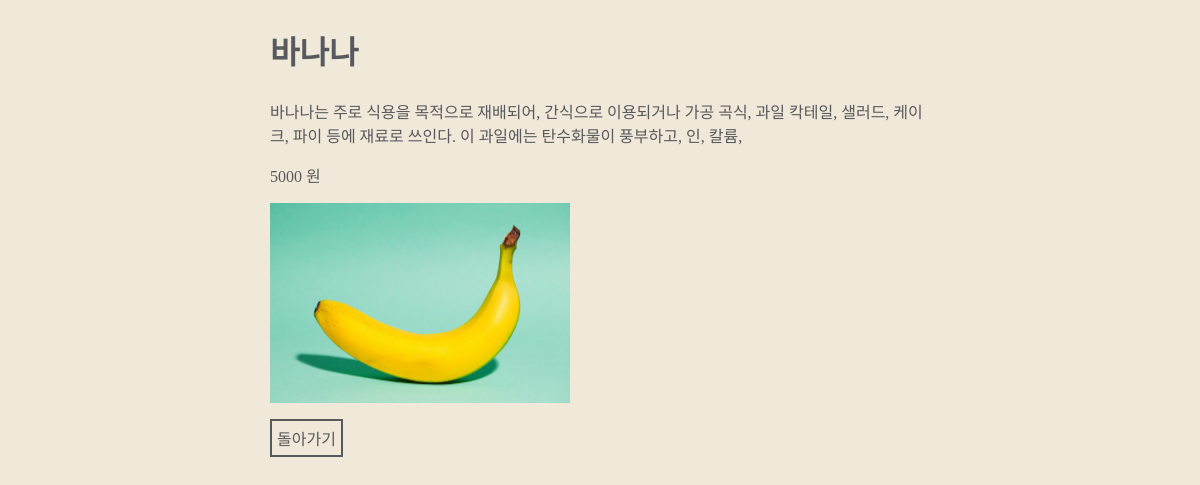
/foods/menu/1/, run on the app's committed database.
### foods/models.py (models this page shows, shortened)
class Menu(models.Model):
    name = models.CharField(max_length=50)
    description = models.CharField(max_length=100)
    price = models.IntegerField()
    img_path = models.CharField(max_length=255)

### foods/views.py (the view)
# urls.py: path('menu/<int:pk>/', views.food_detail),
def food_detail(request, pk):
    context = dict()
    menu = Menu.objects.get(id=pk)
    context["menu"] = menu
    return render(request, 'foods/detail.html', context=context)

### foods/templates/foods/detail.html (shortened to what this page needs)
{% load static %}
{% load static %}
<!DOCTYPE html>
<html>
<head>
    <link rel="stylesheet" href="{% static 'foods/css/styles_detail.css' %}">
</head>
<body>
    <div class="food-detail">
        <h2>{{menu.name}}</h2>
        <p>{{menu.description}}</p>
        <p>{{menu.price}} 원</p>
        <img src="{% get_static_prefix %}{{menu.img_path}}" />
        <a href="/foods/menu/">돌아가기</a>
    </div>
</body>
</html>

### foods/static/foods/css/styles_detail.css (style rules this page uses)
* { box-sizing: border-box; font-family: Jua; }
body { background-color : #f0e8d9; }
h2 { font-size:32px; color: #58595e; }
.food-detail { width:660px; margin-left: auto; margin-right: auto; }
.food-detail p { color: #58595b; font-size: 16px; text-align: left; }
.food-detail img { display: block; margin-bottom: 16px; width: 300px; height: 200px; }
.food-detail a { color: #58595b; font-size: 16px; text-decoration: none; border: #58595b 2px solid; padding: 5px; display: inline-block; }

### data on the page
Menu: name "바나나", description "바나나는 주로 식용을 목적으로 재배되어, 간식으로 이용되거나 가공 곡식, 과일 칵테일, 샐러드, 케이크, 파이 등에 재료로 쓰인다. 이 과일에는 탄수화물이 풍부하고, 인, 칼륨,", price "5000", img_path (picture)
